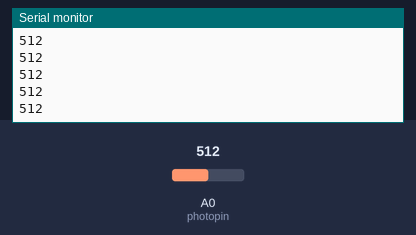
The sketch below on a simulated Arduino Uno, built with avr-gcc and run on an emulated ATmega328P. Parts: the last lines printed to the serial monitor. The inputs (shaded band) are chosen by the test bench; at power-on: A0 (photopin) = 512.

Above: at 1.2 s.
1.3 s: A0 (photopin) set to 716
At 1.31 s:
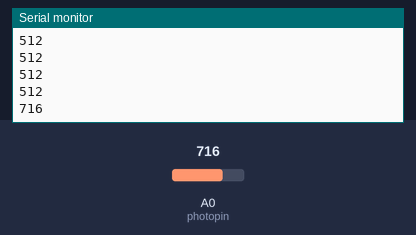
2.8 s: A0 (photopin) set to 900
At 2.81 s:
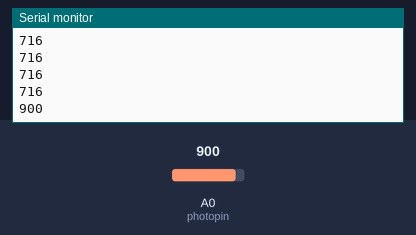
Timing chart, 0 to 5.8 s (numbered marks = the images above; inputs shaded):
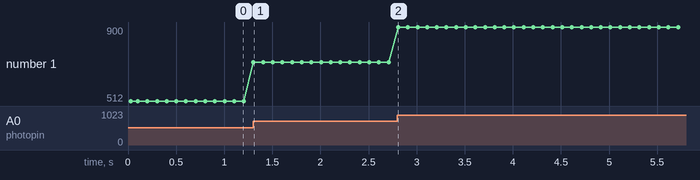

Measured:
- after the input at 1.3 s, the serial monitor: prints a new line at once (image 1)
- after the input at 2.8 s, the serial monitor: prints a new line at once (image 2)
- plotted number 1: 512 → 716 after the input at 1.3 s, 716 → 900 after the input at 2.8 s

The sketch:

Read_Voltage_Across_Resister.ino
```cpp
int n;
int photopin = 0;
void setup() {
  // put your setup code here, to run once:
  Serial.begin(9600);
  Serial.println("Photo Resister Reading; ");
}

void loop() {
  // put your main code here, to run repeatedly:
  n = analogRead(photopin);
  Serial.println(n);
  delay(100);
}
```
